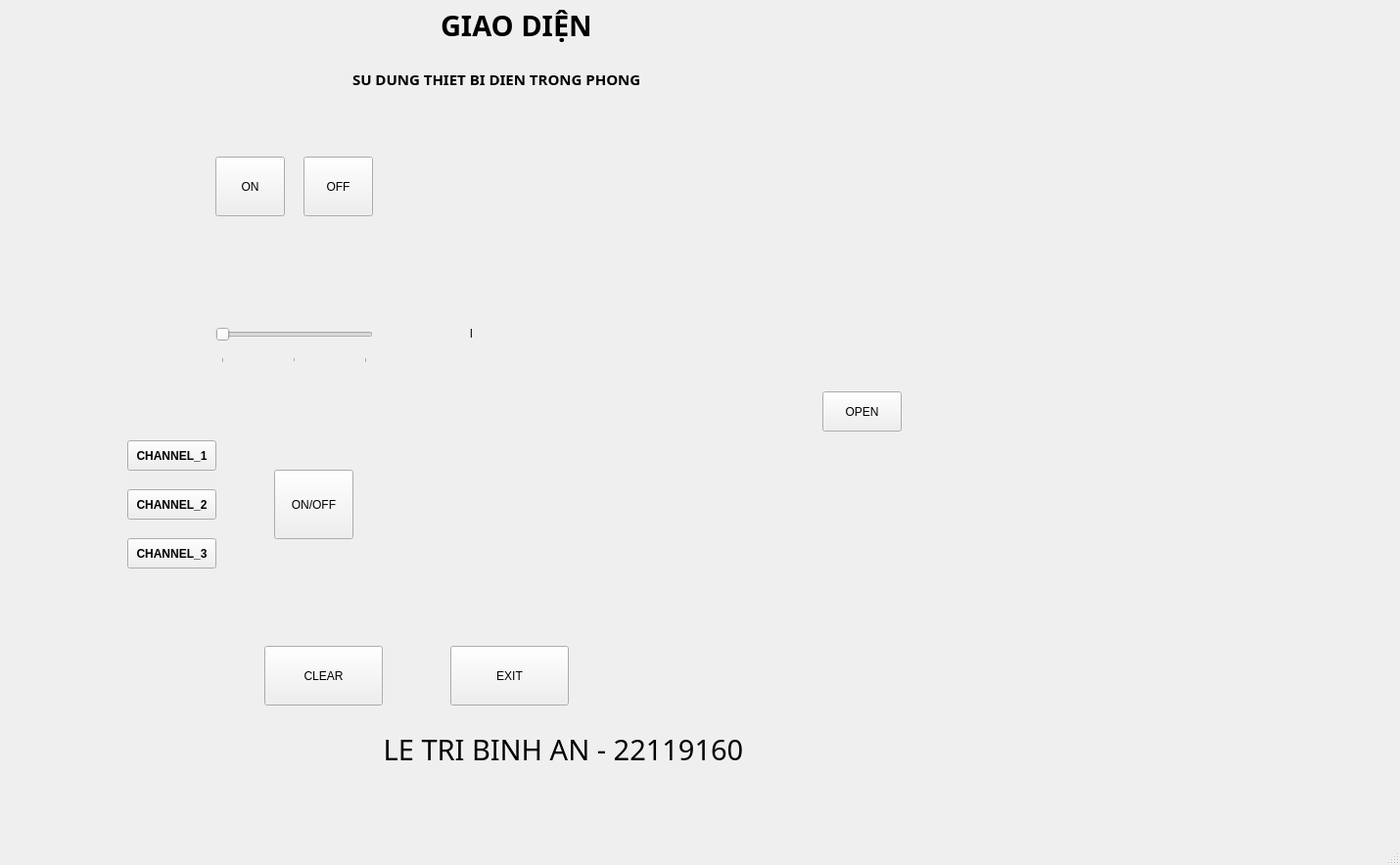
<?xml version="1.0" encoding="UTF-8"?>
<ui version="4.0">
 <class>MainWindow</class>
 <widget class="QMainWindow" name="MainWindow">
  <property name="geometry">
   <rect>
    <x>0</x>
    <y>0</y>
    <width>1430</width>
    <height>884</height>
   </rect>
  </property>
  <property name="font">
   <font>
    <family>MS UI Gothic</family>
   </font>
  </property>
  <property name="windowTitle">
   <string>MainWindow</string>
  </property>
  <property name="autoFillBackground">
   <bool>false</bool>
  </property>
  <property name="styleSheet">
   <string notr="true">background-image: url(:/fileAnh/background.jpg);</string>
  </property>
  <widget class="QWidget" name="centralwidget">
   <property name="styleSheet">
    <string notr="true"/>
   </property>
   <widget class="QLabel" name="label">
    <property name="geometry">
     <rect>
      <x>450</x>
      <y>0</y>
      <width>231</width>
      <height>51</height>
     </rect>
    </property>
    <property name="font">
     <font>
      <family>Thanhoa</family>
      <pointsize>22</pointsize>
      <weight>75</weight>
      <bold>true</bold>
     </font>
    </property>
    <property name="styleSheet">
     <string notr="true"/>
    </property>
    <property name="text">
     <string>GIAO DIỆN</string>
    </property>
   </widget>
   <widget class="QPushButton" name="btn_on">
    <property name="geometry">
     <rect>
      <x>220</x>
      <y>160</y>
      <width>71</width>
      <height>61</height>
     </rect>
    </property>
    <property name="styleSheet">
     <string notr="true">background-image: url(:/fileAnh/transparent_background_1920x1080.png);</string>
    </property>
    <property name="text">
     <string>ON</string>
    </property>
   </widget>
   <widget class="QPushButton" name="btn_off">
    <property name="geometry">
     <rect>
      <x>310</x>
      <y>160</y>
      <width>71</width>
      <height>61</height>
     </rect>
    </property>
    <property name="styleSheet">
     <string notr="true">background-image: url(:/fileAnh/transparent_background_1920x1080.png);</string>
    </property>
    <property name="text">
     <string>OFF</string>
    </property>
   </widget>
   <widget class="QPushButton" name="CN1">
    <property name="geometry">
     <rect>
      <x>130</x>
      <y>450</y>
      <width>91</width>
      <height>31</height>
     </rect>
    </property>
    <property name="font">
     <font>
      <family>MS Shell Dlg 2</family>
      <weight>75</weight>
      <bold>true</bold>
     </font>
    </property>
    <property name="styleSheet">
     <string notr="true">background-image: url(:/fileAnh/transparent_background_1920x1080.png);</string>
    </property>
    <property name="text">
     <string>CHANNEL_1</string>
    </property>
   </widget>
   <widget class="QPushButton" name="CN2">
    <property name="geometry">
     <rect>
      <x>130</x>
      <y>500</y>
      <width>91</width>
      <height>31</height>
     </rect>
    </property>
    <property name="font">
     <font>
      <family>MS Shell Dlg 2</family>
      <weight>75</weight>
      <bold>true</bold>
     </font>
    </property>
    <property name="styleSheet">
     <string notr="true">background-image: url(:/fileAnh/transparent_background_1920x1080.png);</string>
    </property>
    <property name="text">
     <string>CHANNEL_2</string>
    </property>
   </widget>
   <widget class="QPushButton" name="CN3">
    <property name="geometry">
     <rect>
      <x>130</x>
      <y>550</y>
      <width>91</width>
      <height>31</height>
     </rect>
    </property>
    <property name="font">
     <font>
      <family>MS Shell Dlg 2</family>
      <weight>75</weight>
      <bold>true</bold>
     </font>
    </property>
    <property name="styleSheet">
     <string notr="true">background-image: url(:/fileAnh/transparent_background_1920x1080.png);</string>
    </property>
    <property name="text">
     <string>CHANNEL_3</string>
    </property>
   </widget>
   <widget class="QPushButton" name="Switch">
    <property name="geometry">
     <rect>
      <x>280</x>
      <y>480</y>
      <width>81</width>
      <height>71</height>
     </rect>
    </property>
    <property name="styleSheet">
     <string notr="true">background-image: url(:/fileAnh/transparent_background_1920x1080.png);</string>
    </property>
    <property name="text">
     <string>ON/OFF</string>
    </property>
   </widget>
   <widget class="QWidget" name="verticalLayoutWidget">
    <property name="geometry">
     <rect>
      <x>780</x>
      <y>20</y>
      <width>461</width>
      <height>351</height>
     </rect>
    </property>
    <layout class="QVBoxLayout" name="screen"/>
   </widget>
   <widget class="QWidget" name="verticalLayoutWidget_2">
    <property name="geometry">
     <rect>
      <x>810</x>
      <y>480</y>
      <width>431</width>
      <height>261</height>
     </rect>
    </property>
    <layout class="QVBoxLayout" name="verticalLayout"/>
   </widget>
   <widget class="QPushButton" name="btn_clear">
    <property name="geometry">
     <rect>
      <x>270</x>
      <y>660</y>
      <width>121</width>
      <height>61</height>
     </rect>
    </property>
    <property name="styleSheet">
     <string notr="true">background-image: url(:/background/transparent_background_1920x1080.png);</string>
    </property>
    <property name="text">
     <string>CLEAR</string>
    </property>
   </widget>
   <widget class="QPushButton" name="btn_exit">
    <property name="geometry">
     <rect>
      <x>460</x>
      <y>660</y>
      <width>121</width>
      <height>61</height>
     </rect>
    </property>
    <property name="styleSheet">
     <string notr="true">background-image: url(:/fileAnh/transparent_background_1920x1080.png);</string>
    </property>
    <property name="text">
     <string>EXIT</string>
    </property>
   </widget>
   <widget class="QLabel" name="label_5">
    <property name="geometry">
     <rect>
      <x>330</x>
      <y>740</y>
      <width>491</width>
      <height>51</height>
     </rect>
    </property>
    <property name="font">
     <font>
      <family>Thanhoa</family>
      <pointsize>22</pointsize>
      <weight>50</weight>
      <italic>false</italic>
      <bold>false</bold>
     </font>
    </property>
    <property name="styleSheet">
     <string notr="true">background-image: url(:/fileAnh/transparent_background_1920x1080.png);</string>
    </property>
    <property name="text">
     <string>LE TRI BINH AN - 22119160</string>
    </property>
    <property name="alignment">
     <set>Qt::AlignCenter</set>
    </property>
   </widget>
   <widget class="QLabel" name="label_6">
    <property name="geometry">
     <rect>
      <x>360</x>
      <y>60</y>
      <width>401</width>
      <height>41</height>
     </rect>
    </property>
    <property name="font">
     <font>
      <family>Thanhoa</family>
      <pointsize>11</pointsize>
      <weight>75</weight>
      <bold>true</bold>
     </font>
    </property>
    <property name="styleSheet">
     <string notr="true"/>
    </property>
    <property name="text">
     <string>SU DUNG THIET BI DIEN TRONG PHONG </string>
    </property>
   </widget>
   <widget class="QSlider" name="thanhkeo">
    <property name="geometry">
     <rect>
      <x>220</x>
      <y>320</y>
      <width>161</width>
      <height>51</height>
     </rect>
    </property>
    <property name="styleSheet">
     <string notr="true">background-image: url(:/fileAnh/transparent_background_1920x1080.png);</string>
    </property>
    <property name="maximum">
     <number>2</number>
    </property>
    <property name="pageStep">
     <number>1</number>
    </property>
    <property name="sliderPosition">
     <number>0</number>
    </property>
    <property name="tracking">
     <bool>true</bool>
    </property>
    <property name="orientation">
     <enum>Qt::Horizontal</enum>
    </property>
    <property name="tickPosition">
     <enum>QSlider::TicksBelow</enum>
    </property>
   </widget>
   <widget class="QPushButton" name="btn_open">
    <property name="geometry">
     <rect>
      <x>840</x>
      <y>400</y>
      <width>81</width>
      <height>41</height>
     </rect>
    </property>
    <property name="styleSheet">
     <string notr="true">background-image: url(:/fileAnh/transparent_background_1920x1080.png);</string>
    </property>
    <property name="text">
     <string>OPEN</string>
    </property>
   </widget>
   <widget class="QLabel" name="label_3">
    <property name="geometry">
     <rect>
      <x>480</x>
      <y>430</y>
      <width>231</width>
      <height>181</height>
     </rect>
    </property>
    <property name="styleSheet">
     <string notr="true">image: url(:/fileAnh/Khach_TV_OFF.png);
background-image: url(:/fileAnh/transparent_background_1920x1080.png);</string>
    </property>
    <property name="text">
     <string/>
    </property>
   </widget>
   <widget class="QLabel" name="label_1">
    <property name="geometry">
     <rect>
      <x>530</x>
      <y>120</y>
      <width>111</width>
      <height>131</height>
     </rect>
    </property>
    <property name="styleSheet">
     <string notr="true">image: url(:/fileAnh/Khach_Lamp_OFF.png);
background-image: url(:/fileAnh/transparent_background_1920x1080.png);</string>
    </property>
    <property name="text">
     <string/>
    </property>
   </widget>
   <widget class="QLabel" name="label_4">
    <property name="geometry">
     <rect>
      <x>40</x>
      <y>40</y>
      <width>71</width>
      <height>81</height>
     </rect>
    </property>
    <property name="styleSheet">
     <string notr="true">image: url(:/fileAnh/HCMUTE .png);</string>
    </property>
    <property name="text">
     <string/>
    </property>
   </widget>
   <widget class="QLabel" name="label_2">
    <property name="geometry">
     <rect>
      <x>480</x>
      <y>290</y>
      <width>241</width>
      <height>101</height>
     </rect>
    </property>
    <property name="styleSheet">
     <string notr="true">image: url(:/fileAnh/Khach_AC _OFF.png);
background-image: url(:/fileAnh/transparent_background_1920x1080.png);</string>
    </property>
    <property name="text">
     <string>l</string>
    </property>
   </widget>
  </widget>
  <widget class="QStatusBar" name="statusbar"/>
  <widget class="QMenuBar" name="menubar">
   <property name="geometry">
    <rect>
     <x>0</x>
     <y>0</y>
     <width>1430</width>
     <height>26</height>
    </rect>
   </property>
  </widget>
 </widget>
 <resources>
  <include location="Image.qrc"/>
 </resources>
 <connections/>
</ui>
